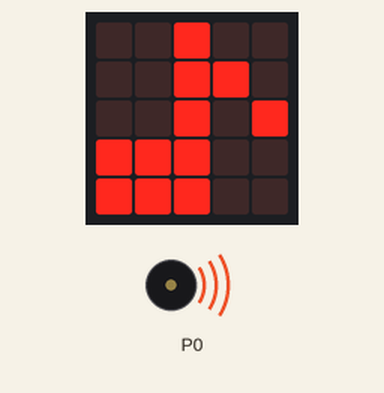
A program run on a simulated BBC micro:bit (MakeCode). Parts: the board's 5×5 LED display, buzzer (waves = sounding). At 7.8 s the program stops and its outputs stay as they are.

Above: at 0.5 s.
At 7.8 s:
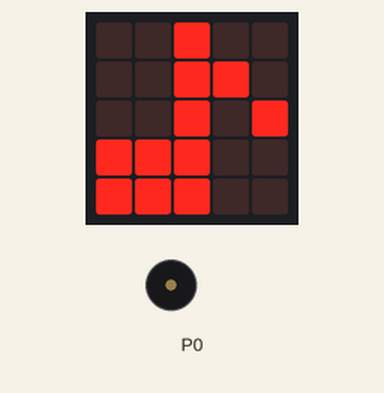
Timing chart, 0 to 9.3 s (numbered marks = the images above):
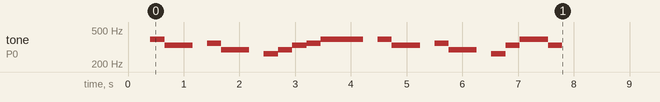

The program:

main.ts
```typescript
basic.showLeds(`
    . . # . .
    . . # # .
    . . # . #
    # # # . .
    # # # . .
    `)
music.playTone(392, music.beat(BeatFraction.Half))
music.playTone(330, music.beat(BeatFraction.Half))
music.playTone(330, music.beat(BeatFraction.Half))
music.rest(music.beat(BeatFraction.Half))
music.playTone(349, music.beat(BeatFraction.Half))
music.playTone(294, music.beat(BeatFraction.Half))
music.playTone(294, music.beat(BeatFraction.Half))
music.rest(music.beat(BeatFraction.Half))
music.playTone(262, music.beat(BeatFraction.Half))
music.playTone(294, music.beat(BeatFraction.Half))
music.playTone(330, music.beat(BeatFraction.Half))
music.playTone(349, music.beat(BeatFraction.Half))
music.playTone(392, music.beat(BeatFraction.Half))
music.playTone(392, music.beat(BeatFraction.Half))
music.playTone(392, music.beat(BeatFraction.Half))
music.rest(music.beat(BeatFraction.Half))
music.playTone(392, music.beat(BeatFraction.Half))
music.playTone(330, music.beat(BeatFraction.Half))
music.playTone(330, music.beat(BeatFraction.Half))
music.rest(music.beat(BeatFraction.Half))
music.playTone(349, music.beat(BeatFraction.Half))
music.playTone(294, music.beat(BeatFraction.Half))
music.playTone(294, music.beat(BeatFraction.Half))
music.rest(music.beat(BeatFraction.Half))
music.playTone(262, music.beat(BeatFraction.Half))
music.playTone(330, music.beat(BeatFraction.Half))
music.playTone(392, music.beat(BeatFraction.Half))
music.playTone(392, music.beat(BeatFraction.Half))
music.playTone(330, music.beat(BeatFraction.Half))
```

test.ts
```typescript
// 在這裡測試；當此封包作為擴充功能時，將不會編譯此內容。
```
